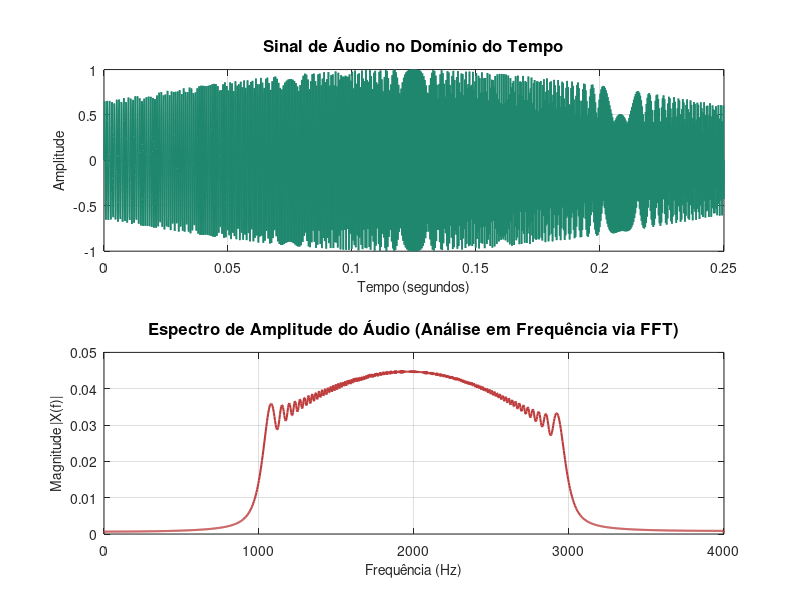

This figure's MATLAB source:
clear; 
clc;
close all;

Fs = 8000;
t = 0:1/Fs:0.25;
L = length(t);

f_inicial = 1000;
f_final = 3000;
sinal_audio = sin(2*pi*(f_inicial*t + (f_final - f_inicial)/(2*0.25)*t.^2)) .* exp(-30*(t-0.12).^2);

Y = fft(sinal_audio);
P2 = abs(Y/L); 
P1 = P2(1:floor(L/2)+1);
P1(2:end-1) = 2*P1(2:end-1);
f = Fs*(0:(floor(L/2)))/L;

figure('Position', [100, 100, 950, 600]);

subplot(2,1,1);
plot(t, sinal_audio, 'Color', [0.12 0.53 0.43], 'LineWidth', 1.2);
title('Sinal de Áudio no Domínio do Tempo', 'FontSize', 12, 'FontWeight', 'bold');
xlabel('Tempo (segundos)', 'FontSize', 10);
ylabel('Amplitude', 'FontSize', 10);
grid on;

subplot(2,1,2);
plot(f, P1, 'Color', [0.74 0.23 0.23], 'LineWidth', 1.5);
title('Espectro de Amplitude do Áudio (Análise em Frequência via FFT)', 'FontSize', 12, 'FontWeight', 'bold');
xlabel('Frequência (Hz)', 'FontSize', 10);
ylabel('Magnitude |X(f)|', 'FontSize', 10);
grid on;

xlim([0 4000]);
